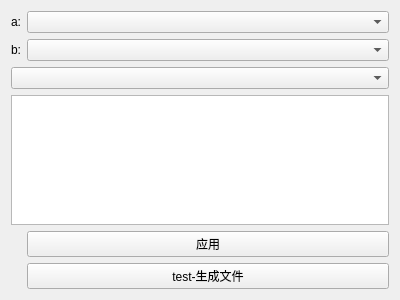
<?xml version="1.0" encoding="UTF-8"?>
<ui version="4.0">
 <class>OccBooleanToolWidget</class>
 <widget class="QWidget" name="OccBooleanToolWidget">
  <property name="geometry">
   <rect>
    <x>0</x>
    <y>0</y>
    <width>400</width>
    <height>300</height>
   </rect>
  </property>
  <property name="windowTitle">
   <string>Form</string>
  </property>
  <layout class="QGridLayout" name="gridLayout">
   <item row="3" column="0" colspan="2">
    <widget class="QListView" name="listView"/>
   </item>
   <item row="1" column="1">
    <widget class="QComboBox" name="comboBoxB"/>
   </item>
   <item row="0" column="1">
    <widget class="QComboBox" name="comboBoxA"/>
   </item>
   <item row="1" column="0">
    <widget class="QLabel" name="label_2">
     <property name="text">
      <string>b:</string>
     </property>
    </widget>
   </item>
   <item row="6" column="1">
    <spacer name="verticalSpacer">
     <property name="orientation">
      <enum>Qt::Orientation::Vertical</enum>
     </property>
     <property name="sizeHint" stdset="0">
      <size>
       <width>20</width>
       <height>40</height>
      </size>
     </property>
    </spacer>
   </item>
   <item row="2" column="0" colspan="2">
    <widget class="QComboBox" name="comboBoxOp"/>
   </item>
   <item row="4" column="1">
    <widget class="QPushButton" name="pushButtonApply">
     <property name="text">
      <string>应用</string>
     </property>
    </widget>
   </item>
   <item row="0" column="0">
    <widget class="QLabel" name="label">
     <property name="sizePolicy">
      <sizepolicy hsizetype="Fixed" vsizetype="Preferred">
       <horstretch>0</horstretch>
       <verstretch>0</verstretch>
      </sizepolicy>
     </property>
     <property name="text">
      <string>a:</string>
     </property>
    </widget>
   </item>
   <item row="5" column="1">
    <widget class="QPushButton" name="pushButton">
     <property name="text">
      <string>test-生成文件</string>
     </property>
    </widget>
   </item>
  </layout>
 </widget>
 <resources/>
 <connections/>
</ui>
